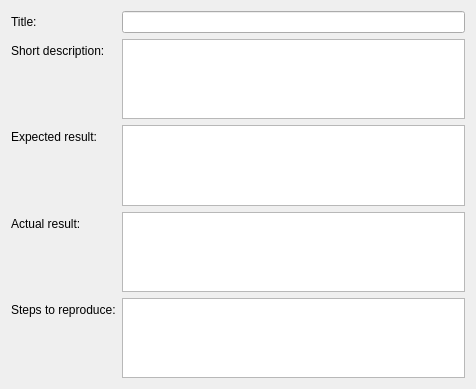
<?xml version="1.0" encoding="UTF-8"?>
<ui version="4.0">
 <class>BugReportPage</class>
 <widget class="QWizardPage" name="BugReportPage">
  <property name="geometry">
   <rect>
    <x>0</x>
    <y>0</y>
    <width>476</width>
    <height>389</height>
   </rect>
  </property>
  <property name="windowTitle">
   <string>Bug report</string>
  </property>
  <property name="title">
   <string>Bug report</string>
  </property>
  <layout class="QFormLayout" name="formLayout">
   <item row="0" column="0">
    <widget class="QLabel" name="label">
     <property name="text">
      <string>Title:</string>
     </property>
    </widget>
   </item>
   <item row="0" column="1">
    <widget class="QLineEdit" name="Title_"/>
   </item>
   <item row="1" column="0">
    <widget class="QLabel" name="label_2">
     <property name="text">
      <string>Short description:</string>
     </property>
    </widget>
   </item>
   <item row="1" column="1">
    <widget class="QPlainTextEdit" name="ShortDesc_">
     <property name="sizePolicy">
      <sizepolicy hsizetype="Expanding" vsizetype="Expanding">
       <horstretch>0</horstretch>
       <verstretch>1</verstretch>
      </sizepolicy>
     </property>
    </widget>
   </item>
   <item row="4" column="0">
    <widget class="QLabel" name="label_3">
     <property name="text">
      <string>Steps to reproduce:</string>
     </property>
    </widget>
   </item>
   <item row="4" column="1">
    <widget class="QPlainTextEdit" name="STR_">
     <property name="sizePolicy">
      <sizepolicy hsizetype="Expanding" vsizetype="Expanding">
       <horstretch>0</horstretch>
       <verstretch>1</verstretch>
      </sizepolicy>
     </property>
    </widget>
   </item>
   <item row="2" column="0">
    <widget class="QLabel" name="label_4">
     <property name="text">
      <string>Expected result:</string>
     </property>
    </widget>
   </item>
   <item row="2" column="1">
    <widget class="QPlainTextEdit" name="ER_">
     <property name="sizePolicy">
      <sizepolicy hsizetype="Expanding" vsizetype="Expanding">
       <horstretch>0</horstretch>
       <verstretch>1</verstretch>
      </sizepolicy>
     </property>
    </widget>
   </item>
   <item row="3" column="0">
    <widget class="QLabel" name="label_5">
     <property name="text">
      <string>Actual result:</string>
     </property>
    </widget>
   </item>
   <item row="3" column="1">
    <widget class="QPlainTextEdit" name="AR_">
     <property name="sizePolicy">
      <sizepolicy hsizetype="Expanding" vsizetype="Expanding">
       <horstretch>0</horstretch>
       <verstretch>1</verstretch>
      </sizepolicy>
     </property>
    </widget>
   </item>
  </layout>
 </widget>
 <resources/>
 <connections/>
</ui>
